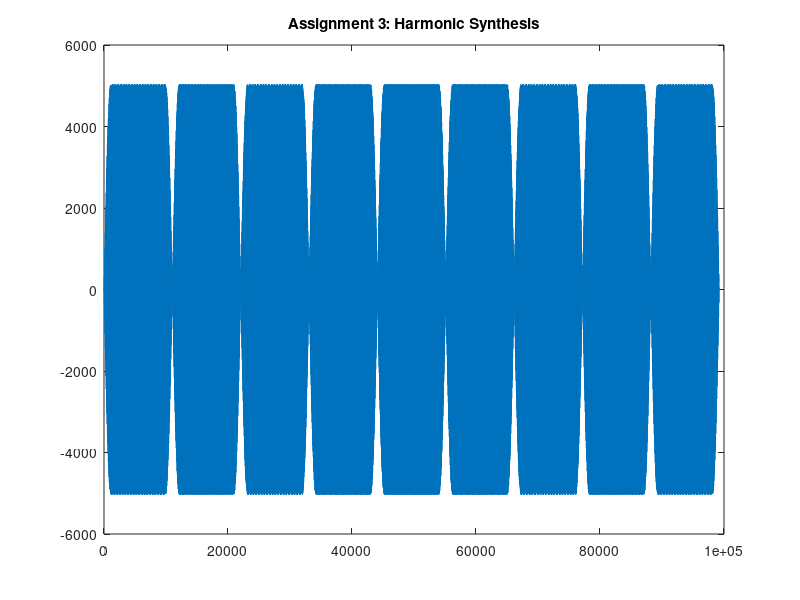

MATLAB code to generate this figure:
Fs = 22050;
total_signal = [];
notas = [1.0, 1.125, 1.25, 1.33, 1.5, 1.33, 1.25, 1.125, 1.0];
duracao_nota = 0.5;

for n = notas
    F = 440.0 * n;
    A = 5000;
    t = 0:1/Fs:duracao_nota-(1/Fs);
    amostras = zeros(size(t));

    for k = 1:5
        amostras = amostras + (-(2.0 * A / (pi * k)) * sin(2.0 * pi * k * F * t));
    end

    N = length(amostras);
    L = floor(N / 10);
    if L > 0
        ramp = sin(linspace(0, pi/2, L));
        amostras(1:L) = amostras(1:L) .* ramp;
        amostras(end-L+1:end) = amostras(end-L+1:end) .* fliplr(ramp);
    end
    
    total_signal = [total_signal, amostras];
end

plot(total_signal);
title('Assignment 3: Harmonic Synthesis');
sound(total_signal, Fs);
audiowrite('assignment3_output.wav', total_signal/max(abs(total_signal)), Fs);
